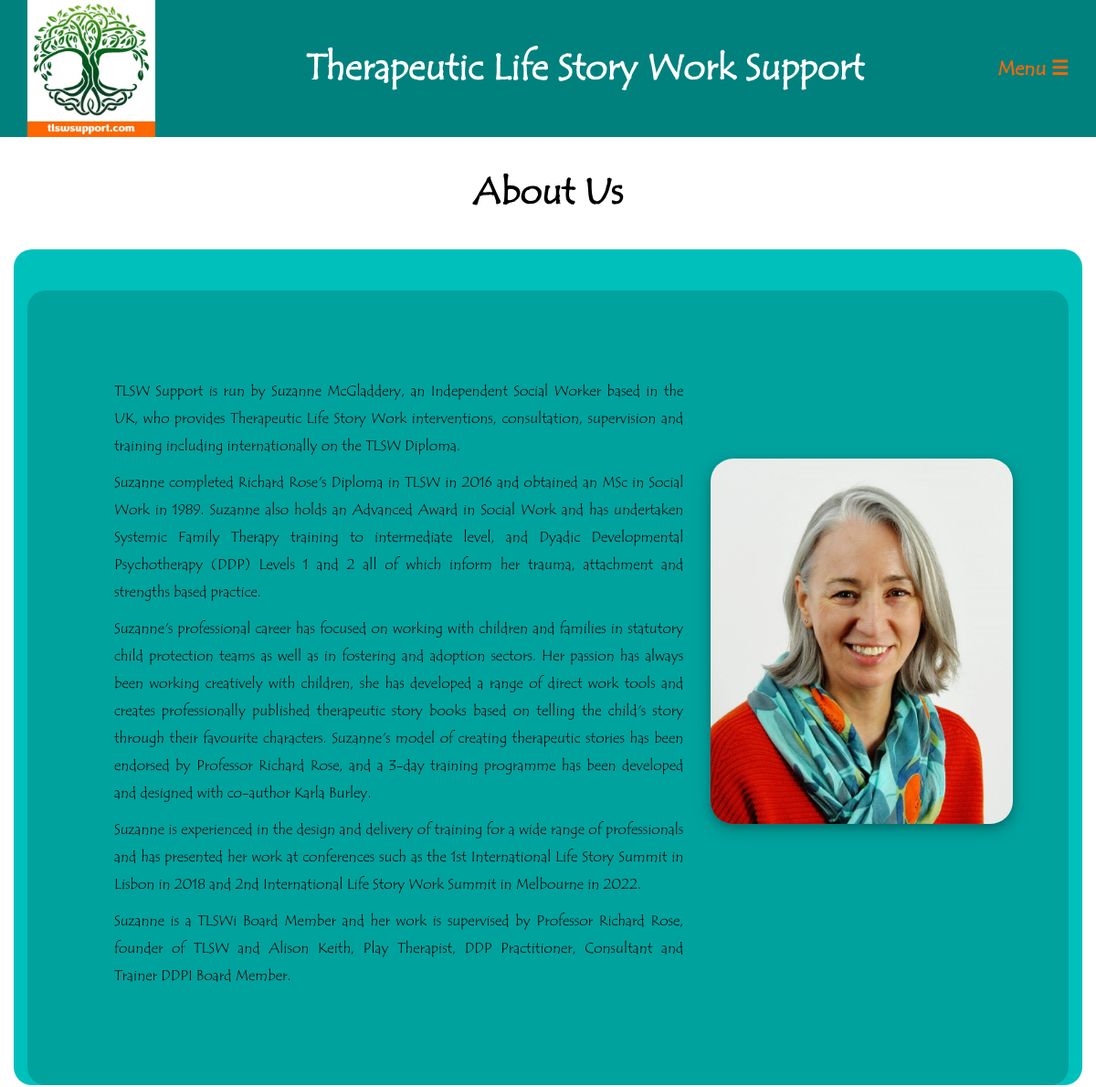
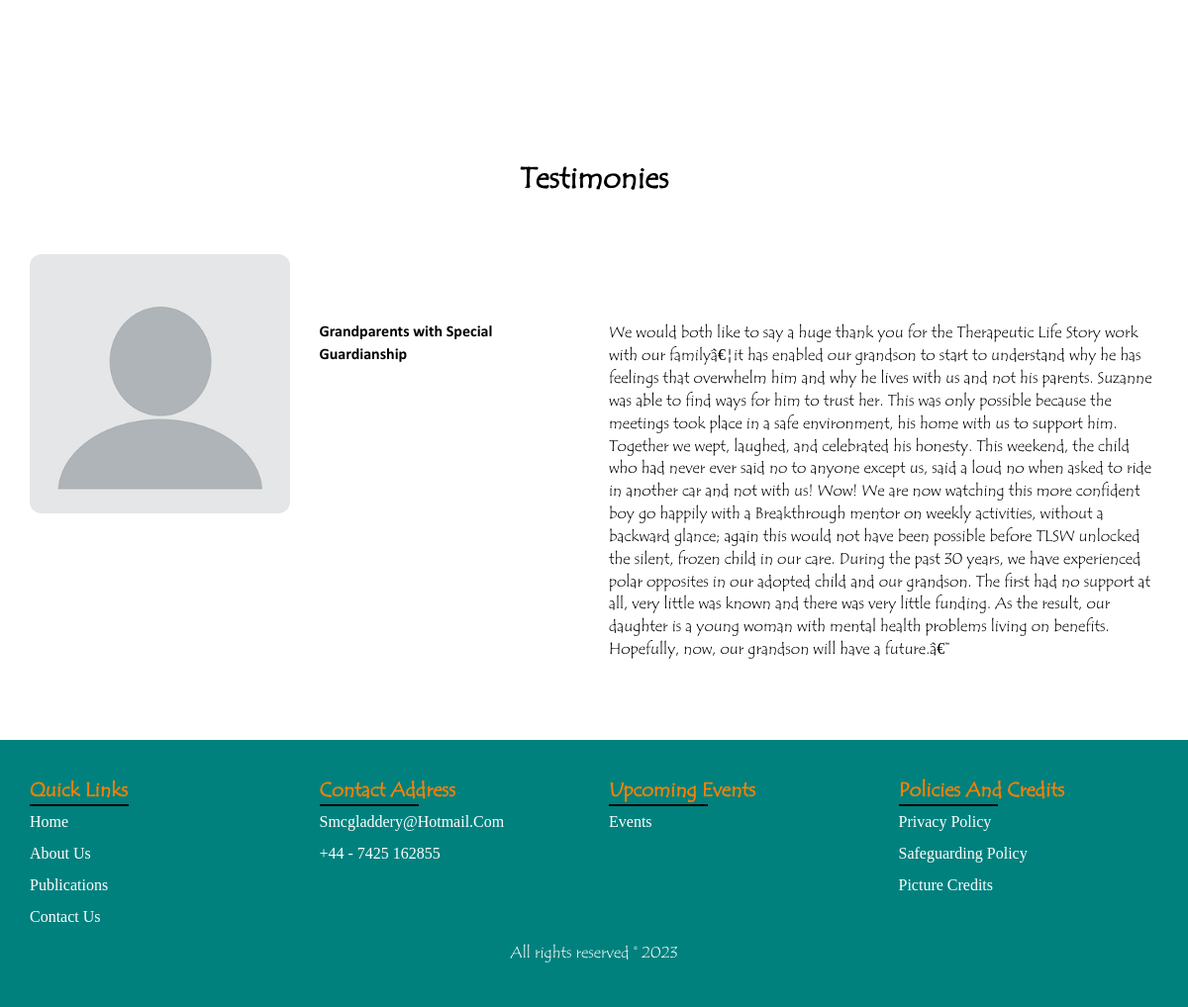
/about_us.php, run on the app's committed database (2 pictures, top to bottom).
### tables this page shows
CREATE TABLE IF NOT EXISTS `profileimg` (
  `id` int(11) NOT NULL,
  `name` varchar(250) NOT NULL,
  `image` varchar(250) DEFAULT NULL
);

CREATE TABLE IF NOT EXISTS `testimony` (
  `id` int(11) NOT NULL,
  `name` varchar(250) DEFAULT NULL,
  `image` varchar(250) DEFAULT NULL,
  `message` text
);

### about_us.php (the view, shortened to what this page needs)
<?php
include("includes/header.php");
?>
<section class="banner">
    <div class="container">
        <div class="row">
            <div class="col-md-12">
                <h2>About Us</h2>
            </div>
        </div>
    </div>
</section>
<section class="sec_space">
    <div class="container" style="background-color: #00c0bb ; border-radius: 20px 20px 20px 20px; margin-top:-50px;">
        <div class="box-wrapper_2">
            <div class="row" style="padding:70px;">
                <div class="col-md-8" style="background-color:00a29e ; border-radius: 20px 20px 20px 20px; ">
                    <p align="justify">
                        TLSW Support is run by Suzanne McGladdery, an Independent Social Worker based in the UK, who
                        provides Therapeutic Life Story Work interventions, consultation, supervision and training
                        including internationally on the TLSW Diploma.
                    </p>
                    <p align="justify">
                        Suzanne completed Richard Rose's Diploma in TLSW in 2016 and obtained an MSc in Social Work in
                        1989. Suzanne also holds an Advanced Award in Social Work and has undertaken Systemic Family Therapy
                        training to intermediate level, and Dyadic Developmental Psychotherapy (DDP) Levels 1 and 2 all
                        of which inform her trauma, attachment and strengths based practice.
                    </p>
                    <p align="justify">
                        Suzanne's professional career has focused on working with children and families in statutory
                        child protection teams as well as in fostering and adoption sectors. Her passion has always been
                        working creatively with children, she has developed a range of direct work tools and creates
                        professionally published therapeutic story books based on telling the child's story through their favourite
                        characters. Suzanne's model of creating therapeutic stories has been endorsed by Professor Richard Rose, and a
                        3-day training programme has been developed and designed with co-author Karla Burley.
                    </p>
                    <p align="justify">
                        Suzanne is experienced in the design and delivery of training for a wide range of professionals
                        and has presented her work at conferences such as the 1st International Life Story Summit in Lisbon
                        in 2018 and 2nd International Life Story Work Summit in Melbourne in 2022.
                    </p>
                    <p align="justify">
                        Suzanne is a TLSWi Board Member and her work is supervised by Professor Richard Rose, founder of
                        TLSW and Alison Keith, Play Therapist, DDP Practitioner, Consultant and Trainer DDPI Board
                        Member.
                    </p>
                </div>
                <br><br><br>
                <div class="col-md-4">
                    <?php
                    $sql = "SELECT * FROM profileimg";
                    $res = mysqli_query($conn,  $sql);
                    if (mysqli_num_rows($res) > 0) {
                        while ($profileimg = mysqli_fetch_array($res)) {  ?>
                            <img src="./uploads/profileimg/<?php echo $profileimg['image']; ?>" style="box-shadow: 0 4px 8px 0 rgba(0, 0, 0, 0.2), 0 6px 20px 0 rgba(0, 0, 0, 0.19);  border-radius: 25px; margin-top:20px; wdith: 400px; height:400px;" />
                    <?php }
                    } ?>
                </div>
            </div>
        </div>
</section><br><br>
<section id="newsfeed_sec" class="sec_space">
    <div class="container">
        <div class="row heading_sec">
            <div class="col-md-12">
                <h2>Testimonies</h2>
            </div>
        </div>
        <?php
        $sql = " SELECT * FROM testimony";
        $result = $conn->query($sql);
        if ($result->num_rows > 0) {
            while ($testimony = $result->fetch_assoc()) {
        ?>
                <div class="row newsfeed_list">
                    <div class="col-md-3">
                        <div class="newsfeed_image">
                            <img src="./uploads/testimonys/<?php echo $testimony['image']; ?>" />
                        </div>
                    </div><br><br><br>
                    <div class="col-md-3">
                        <div class="newsfeed_name" style="font-family:'CalibriBold'; font-size:16px;">
                            <?php echo $testimony['name']; ?>
                        </div>
                    </div>
                    <div class="col-md-6">
                        <div class="newsfeed_desc">
                            <?php echo $testimony['message']; ?>
                        </div>
                    </div>
                </div>
        <?php
            }
        }
        ?>
    </div>
</section>
<?php
include("includes/footer.php");
?>

### main_style.css (style rules this page uses)
.banner h2 { font-family: "Tempus Sans ITC"; text-align: center; font-weight: 700; font-size: 250%; margin-bottom: 40px; }
* { padding: 0; margin: 0; box-sizing: border-box; }
body { font-family: "Tempus Sans ITC"; color: black; font-size: 16px; }
p { font-size: 16px; line-height: 30px; }
h2 { font-family: "Tempus Sans ITC"; font-weight: 700; }
.sec_space { padding: 50px 0px; }
.heading_sec { text-align: center; margin-bottom: 50px; }
.services_image img, .newsfeed_image img { width: 100%; border-radius: 12px; }
.services_list, .newsfeed_list { margin-bottom: 10px; }
.box-wrapper_2 { height: 60%; margin-top: 4%; background-color: #00a29e; box-sizing: border-box; padding: 25px; border-radius: 20px; }
::placeholder { color: #fff; font-family: Arial; }

### assets/style-tool.css (style rules this page uses)
body { position: relative; }

### data on the page
profileimg: image (picture)
testimony: image (picture), name "Grandparents with Special Guardianship", message "We would both like to say a huge thank you for the Therapeutic Life Story work with our familyâ€¦it has enabled our grandson to start to understand why he has feelings that overwhelm him and why he lives with us and not his parents. Suzanne was able to find ways for him to trust her. This was only possible because the meetings took place in a safe environment, his home with us to support him. Together we wept, laughed, and celebrated his honesty. This weekend, the child who had never ever said no to anyone except us, said a loud no when asked to ride in another car and not with us! Wow! We are now watching this more confident boy go happily with a Breakthrough mentor on weekly activities,…"
